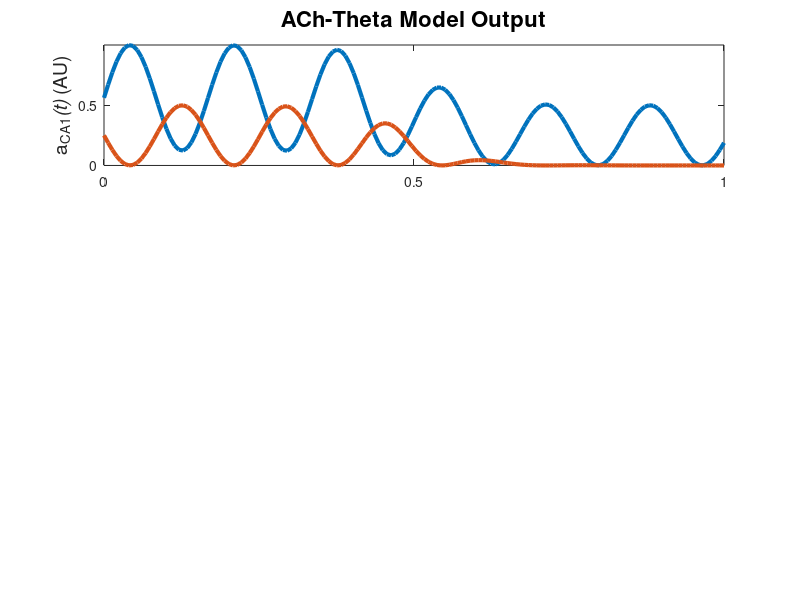

The MATLAB source for this figure: (Note: this script raises an error after producing the figure.)
function [] = hasselmo9402_working_addedPlots()
% hasselmo_2002 theta model


%todo: 
% add plots for ca3 and ec activity - done
% add ach to the model - done
% make a struct to hold data? - done

% can we get EC and CA3 activity separated?
% Learning? - simple vector forgeting? TMaze? 
% OLM switch? 
% show that hasselmo is wrong
% add the anon funct to other areas

clear all;
dbstop if error;

%% runtime parameters
p.nTrls = 1;
p.nTSteps = 25;
p.nCA1cells = 2;
p.nCA3cells = 3;
p.nECcells = 2;

p.dt = 0.005; % Default = 5 ms
p.thF = 8; % Default = 8 Hz
p.nCycles = 6; % How many cycles would we like per trial. Default = 6? 
p.stepsPerCycle = ceil(((1/p.thF)/p.dt));
p.phaseStep = (2*pi)/p.stepsPerCycle; % number of radians to increment theta phase by for each time steps
p.k = .5; % Max synaptic growth. Default = .5
p.lrate = 0.01; % learning rate, per Ehren's experiment
p.thetaScale = 1; % X from Hasselmo et al. 2002, p 799
% [0 to 1] smaller means theta has less effect on functional strength
% paper is vague about whether different values are used for the different
% layers (CA3 vs EC), for now we'll assume that it is a single fixed
% parameter. Default = 1?
p.time = linspace(0,1,p.nCycles*p.stepsPerCycle);

% allocate arrays
a.CA1 = nan(p.nCA1cells,p.nTSteps);
a.CA3 = nan(p.nCA3cells,p.nTrls); 
a.EC  = nan(p.nECcells, p.nTrls);
w.CA3 = eye(p.nCA1cells, p.nCA3cells);
w.EC  = eye(p.nCA1cells, p.nECcells); % identity matrix p.801
tempXprod = nan(p.nCA1cells,p.nCA3cells,p.stepsPerCycle);



%% Task 

% 


stage = 1;

% for each trial, run the theta model 
for trl = 1:p.nTrls
  % initialize first timestep
  % NOTE: THESE NEED TO BE SET FOR EACH PHASE OF THE TASK, TRL
  a.CA3(:,1) = [1; 1; 0]; % rand(p.nCA3cells,1) > .5;
  a.EC(:,1)  = [1; 0]; % rand(p.nECcells, 1) > .5;
  
  % run the model
  [a, tempXprod, pha, theta, syn] = runTheta(a,w,tempXprod,p,stage);
  
  % compute weight updates after each theta cycle
  dw.CA3(:,:) = sum(tempXprod,3);
  
  fprintf('\nTrial %i\n',trl);
  if any(isnan(dw.CA3)), keyboard, end % Just in case something goes wrong...
  %w.CA3, dw.CA3
  w.CA3 = w.CA3 + p.lrate .* dw.CA3; %   w.CA3 = w.CA3 + dw.CA3;
  w.CA3 = min(w.CA3, p.k);
  %w.CA3
  
  %if trl == p.nTrls, plotStateVariables(theta,a,pha, trl); end
  
end




fprintf('Test initial learning\n');
a.CA3(:,1) = [0; 1; 0]; % rand(p.nCA3cells,1) > .5;
[a, tempXprod, pha, theta, syn] = runTheta(a,w,tempXprod,p,stage);
trl = 0;
if 1
    plotStateVariables(theta,a,pha, trl,p.time); 
    %plotRegionAct(syn.EC3(1,:), syn.CA3(2,:),p.time); pha
    plotRegionActACh(syn.EC3(1,:), syn.CA3(2,:),pha,p.time);
end


if 0 % crosses may be indicative of the results found in colgin et al 2009
   figure; 
   subplot(2,1,1);
   hold on;
   plot(p.time,syn.EC3(1,:))
   plot(p.time,syn.CA3(2,:))
   
   subplot(2,1,2);
   plot(p.time,theta.LTP)
   
end

keyboard;
end 


function [a,tempXprod, pha, theta, syn] = runTheta(a,w,tempXprod,p,stage)
  
  % allocate phase and theta params
  pha.EC = nan(p.nTSteps,1);   theta.EC = nan(p.nTSteps,1);
  pha.CA3 = nan(p.nTSteps,1);  theta.CA3 = nan(p.nTSteps,1);
  pha.LTP = nan(p.nTSteps,1);  theta.LTP = nan(p.nTSteps,1);
  
  pha.EC(1)  = 0;    theta.EC(1)  = (p.thetaScale/2) * sin(pha.EC(1))  + (1-(p.thetaScale/2));
  pha.CA3(1) = pi;   theta.CA3(1) = (p.thetaScale/2) * sin(pha.CA3(1)) + (1-(p.thetaScale/2));
  pha.LTP(1) = 0;    theta.LTP(1) = sin(pha.LTP(1));
  
  % initialize ACh activity
  AchPut = linspace(-10,10,p.nCycles*p.stepsPerCycle);
  pha.AChLvls = sigmoid(AchPut);
  % .64 C_theta (equ 5) Cr = .8 Cl = ? 
  Cr = 1; Cl = .5; % These need to be updated to control for individual dynamics in CA3 vs EC 
  updateEC3 = @(ACh,Cl,theta,w,a) (1 - ACh*Cl) * ((theta.*w) * a);
  updateCA3 = @(ACh,Cr,theta,w,a) (1 - ACh*Cr) * ((theta.*w) * a);
  
  syn.EC3(:,1) = updateEC3(pha.AChLvls(1),Cl,theta.EC(1),w.EC,a.EC(:,stage));
  syn.CA3(:,1) = updateCA3(pha.AChLvls(1),Cr,theta.CA3(1),w.CA3,a.CA3(:,stage));

  % initialize CA1 activity
  a.CA1(:,1) = syn.EC3(:,1) + syn.CA3(:,1); % eq 2.4 p.799

  tempXprod(:,:,1) = (theta.LTP(1) .* a.CA1(:,1)) * a.CA3(:,stage)';
  % run one theta cycle
  for t = 2:p.nCycles*p.stepsPerCycle
    
    % phasic input
    pha.EC(t)  = pha.EC(t-1)  + p.phaseStep;  theta.EC(t)  = (p.thetaScale/2) * sin(pha.EC(t))  + (1-(p.thetaScale/2));  % eq 2.2 p.799
    pha.CA3(t) = pha.CA3(t-1) + p.phaseStep;  theta.CA3(t) = (p.thetaScale/2) * sin(pha.CA3(t)) + (1-(p.thetaScale/2));  % eq 2.3 p.799
    pha.LTP(t) = pha.LTP(t-1) + p.phaseStep;  theta.LTP(t) = sin(pha.LTP(t));                                            % eq 2.5 p.799
    
    % after the new updating function was written
    syn.EC3(:,t) = (1 - pha.AChLvls(t)*Cl) * ((theta.EC(t) .* w.EC) * a.EC(:,stage));
    syn.CA3(:,t) = (1 - pha.AChLvls(t)*Cr) * ((theta.CA3(t) .* w.CA3) * a.CA3(:,stage));
    
    a.CA1(:,t) = syn.EC3(:,t) + syn.CA3(:,t); % eq 2.4 p.799

    tempXprod(:,:,t) = (theta.LTP(t) .* a.CA1(:,t)) * a.CA3(:,stage)';
    
  end
  
  modEC = reshape(syn.EC3,2,[])';
  modCA3 = reshape(syn.CA3,2,[])';
  
  if 0
    keyboard;
    
    figure; hold on;
    time = linspace(0, 1000, size(reshape(syn.EC3,2,[])',1));
    plot(time,modEC);
    plot(time,modCA3);
    xlim([0,max(time)]);
    
    figure;
    plot(time, modEC+modCA3)
    
  end
  
end

function plotStateVariables_old(theta,a,pha,trl)
    figure;
    subplot(4,1,1);
    hold off; plot(theta.EC)
    hold on; plot(theta.CA3)
    ylabel('theta.CA3');
    legend('EC','CA3'); ylim([0 1]);
    %title(['End of training']);
    title(['trl ', num2str(trl)])
    
    subplot(4,1,2);
    plot(a.CA1');
    ylabel('act CA1');
    
    subplot(4,1,3);
    plot(theta.LTP)
    ylabel('theta LTP');
    
    subplot(4,1,4);
    plot(pha.AChLvls)
    ylabel('Ach');
end

function plotStateVariables(theta,a,pha,trl,t)
    figure;
    subplot(3,1,1); 
    plot(t,a.CA1','LineWidth',3);
    title('ACh-Theta Model Output','FontSize',16);
    ylabel('a_{CA1}\it(t) \rm(AU)','FontSize',14);
    yticks([-.2 0 .5]); xticks([0 .5 1]);
    ax = gca; ax.FontSize = 12;
    
    
    subplot(3,1,2);
    plot(t,pha.AChLvls,'LineWidth',3)
    ylabel('\bf\psi\rm\it(t) \rm(AU)','FontSize',14); 
    xlabel('Time (s)','FontSize',14);
    yticks([0 1]); xticks([0 .5 1]);
    ax = gca; ax.FontSize = 12;
    
    subplot(3,1,3);
    plot(t,theta.LTP,'LineWidth',3)
    ylabel('\theta_{LTP} \rm(AU)','FontSize',14);
    yticks([-1 0 1]); xticks([0 .5 1]);
    ax = gca; ax.FontSize = 12;
    
end

function plotRegionAct(EC, CA3, t)

figure; 
subplot(1,2,1);
plot(t,EC, 'r','LineWidth',3)
title('EC Activity', 'FontSize',16)
xlabel('Time (s)','FontSize',14); ylabel('Activity (AU)', 'FontSize',14);
yticks([0 .5]); xticks([0 .5 1]);
ax = gca; ax.FontSize = 12; 



subplot(1,2,2);
plot(t,CA3, 'b','LineWidth',3)
title('CA3 Activity', 'FontSize',16)
xlabel('Time (s)','FontSize',14); ylabel('Activity (AU)', 'FontSize',14);
yticks([0 .5]); xticks([0 .5 1]);
ax = gca; ax.FontSize = 12; 

end

function plotRegionActACh(EC, CA3, pha, t)

figure('position',[1 1 809 278]); 
subplot(2,2,1);
plot(t,EC, 'r','LineWidth',3)
title('EC Activity', 'FontSize',16)
%xlabel('Time (s)','FontSize',14); 
ylabel('Activity (AU)', 'FontSize',14);
yticks([0 .5]); xticks([0 .5 1]);
ax = gca; ax.FontSize = 12; 

subplot(2,2,2);
plot(t,CA3, 'b','LineWidth',3)
title('CA3 Activity', 'FontSize',16)
%xlabel('Time (s)','FontSize',14); 
ylabel('Activity (AU)', 'FontSize',14);
yticks([0 .5]); xticks([0 .5 1]);
ax = gca; ax.FontSize = 12; 

subplot(2,2,3);
plot(t,pha.AChLvls,'LineWidth',3)
ylabel('\bf\psi\rm\it(t) \rm(AU)','FontSize',14); 
xlabel('Time (s)','FontSize',14);
yticks([0 1]); xticks([0 .5 1]);
ax = gca; ax.FontSize = 12;

subplot(2,2,4);
plot(t,pha.AChLvls,'LineWidth',3)
ylabel('\bf\psi\rm\it(t) \rm(AU)','FontSize',14); 
xlabel('Time (s)','FontSize',14);
yticks([0 1]); xticks([0 .5 1]);
ax = gca; ax.FontSize = 12;

end

function y = sigmoid(x)
y = 1.0 ./ (1 + exp(-x));
end
%%
